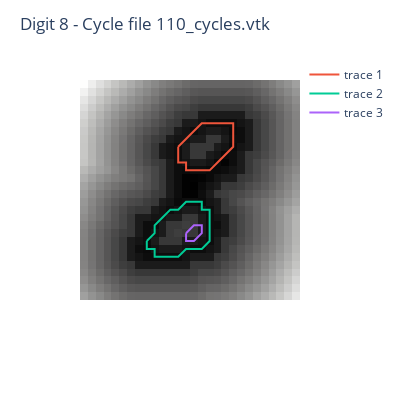

The notebook cell saved with this chart:
### Markdown cell above
or overlayed to the filtration that originated the cycles

### Code cell
digitPrefix = "8/110"
pngFile = os.path.join(IMG_DIR, digitPrefix+".png")
im = io.imread(pngFile)

inside = im > 0
outside = im <= 0

im1 = ndimage.morphology.distance_transform_edt(inside)
im2 = ndimage.morphology.distance_transform_edt(outside)

imf = im2-im1
imf = (imf - np.min(imf))/np.ptp(imf)

cycleFile = os.path.join(VTK_DIR, digitPrefix+"_cycles.vtk")
visualizeCycles(imf, cycleFile)

### Figure 1 — Plotly figure (JSON) as saved in the notebook; plotly's stock layout.template omitted (floating-point values rounded to 4 significant figures; data arrays with more than 128 entries replaced by an {"elided": "..."} marker saying what was removed)
{"data": [{"coloraxis": "coloraxis", "hovertemplate": "x: %{x}<br>y: %{y}<br>color: %{z}<extra></extra>", "name": "0", "type": "heatmap", "xaxis": "x", "yaxis": "y", "z": {"elided": "28x28 float values"}}, {"mode": "lines", "type": "scatter", "x": [12, 12, 12, 13, 13, 14, 15, 16, 17, 18, 19, 19, 19, 19, 18, 17, 16, 15, 14, 13, 12], "y": [8, 9, 10, 10, 11, 11, 11, 11, 10, 9, 8, 7, 6, 5, 5, 5, 5, 5, 6, 7, 8]}, {"mode": "lines", "type": "scatter", "x": [8, 8, 9, 9, 10, 11, 12, 13, 14, 15, 16, 16, 16, 16, 16, 15, 15, 14, 13, 12, 11, 10, 9, 9, 8], "y": [20, 21, 21, 22, 22, 22, 22, 21, 21, 21, 20, 19, 18, 17, 16, 16, 15, 15, 15, 16, 16, 17, 18, 19, 20]}, {"mode": "lines", "type": "scatter", "x": [13, 13, 14, 15, 15, 14, 13], "y": [19, 20, 20, 19, 18, 18, 19]}], "layout": {"coloraxis": {"colorscale": [[0, "rgb(0, 0, 0)"], [0.09091, "rgb(16, 16, 16)"], [0.1818, "rgb(38, 38, 38)"], [0.2727, "rgb(59, 59, 59)"], [0.3636, "rgb(81, 80, 80)"], [0.4545, "rgb(102, 101, 101)"], [0.5455, "rgb(124, 123, 122)"], [0.6364, "rgb(146, 146, 145)"], [0.7273, "rgb(171, 171, 170)"], [0.8182, "rgb(197, 197, 195)"], [0.9091, "rgb(224, 224, 223)"], [1, "rgb(254, 254, 253)"]], "showscale": false}, "height": 400, "margin": {"t": 60}, "title": {"text": "Digit 8 - Cycle file 110_cycles.vtk"}, "width": 400, "xaxis": {"anchor": "y", "constrain": "domain", "domain": [0, 1], "scaleanchor": "y", "showticklabels": false}, "yaxis": {"anchor": "x", "autorange": "reversed", "constrain": "domain", "domain": [0, 1], "showticklabels": false}}}
